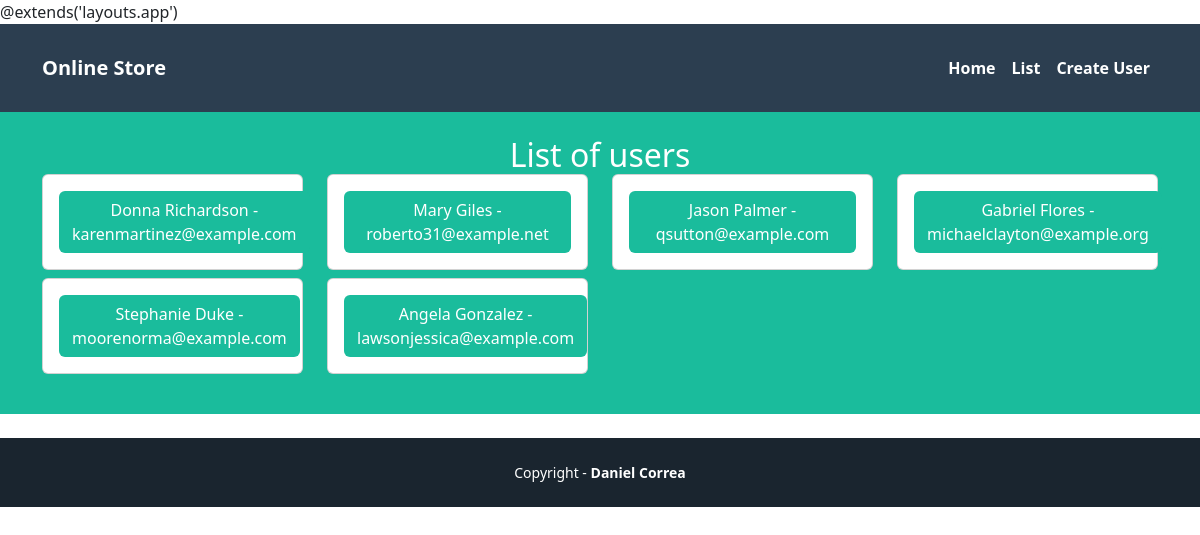
/users/, run on the app's committed database.
### pages/models.py (models this page shows)
class  User(models.Model):
    name = models.CharField(max_length=255)
    address = models.CharField(max_length=255)
    email_address = models.CharField(max_length=255)
    country = models.CharField(max_length=255)

### pages/views.py (the view)
# urls.py: path('users/', UserIndexView.as_view(), name='index'),
class UserIndexView(View):
    template_name = 'users/index.html'
    def get(self, request):
        viewData = {}
        viewData["title"] = "Users - Perfume Online Store"
        viewData["subtitle"] =  "List of users"
        viewData["users"] = User.objects.all( )
        return render(request, self.template_name, viewData)

### pages/templates/users/index.html (shortened to what this page needs)
@extends('layouts.app') {% extends 'pages/base.html' %}  {% block header_title %} {{subtitle}}
<div class="row">
  {% for user in users %}
  <div class="col-md-4 col-lg-3 mb-2">
    <div class="card">
      <div class="card-body text-center">
        <a href="{% url 'show' id=user.id %}" class="btn bg-primary text-white"
          >{{user.name}} - {{user.email_address}}</a
        >
      </div>
    </div>
  </div>
  {% endfor %}
</div>
{% endblock %}

### pages/templates/pages/base.html (shortened to what this page needs)
{% load static %}
<!DOCTYPE html>
<html lang="en">
  <head>
    <link
      href="https://cdn.jsdelivr.net/npm/bootstrap@5.3.0-alpha1/dist/css/bootstrap.min.css"
      rel="stylesheet"
    />
    <link href="{% static 'pages/app.css' %}" rel="stylesheet" />
  </head>
  <body>
    <nav class="navbar navbar-expand-lg navbar-dark bg-secondary py-4">
      <div class="container">
        <a class="navbar-brand" href="#">Online Store</a>
        <div class="collapse navbar-collapse" id="navbarNavAltMarkup">
          <div class="navbar-nav ms-auto">
            <a class="nav-link active" href="{% url 'home' %}">Home</a>
            <a class="nav-link active" href="{% url 'index' %}">List</a>
            <a class="nav-link active" href="{% url 'form' %}">Create User</a>
          </div>
        </div>
      </div>
    </nav>
    <header class="masthead bg-primary text-white text-center py-4">
      <div class="container d-flex align-items-center flex-column">
        <h2>{% block header_title %}{% endblock %}</h2>
      </div>
    </header>
    {% block footer %}
    <div class="copyright py-4 text-center text-white">
      <div class="container">
        <small>
          Copyright -
          <a
            class="text-reset fw-bold text-decoration-none"
            target="_blank"
            href="https://twitter.com/danielgarax"
          >
            Daniel Correa
          </a>
        </small>
      </div>
    </div>
    {% endblock %}
  </body>
</html>

### pages/static/pages/app.css (style rules this page uses)
.bg-secondary { background-color: #2c3e50 !important; }
.copyright { background-color: #1a252f; }
.bg-primary { background-color: #1abc9c !important; }
nav { font-weight: 700; }

### data on the page
User: name "Donna Richardson", email_address "karenmartinez@example.com"
User: name "Mary Giles", email_address "roberto31@example.net"
User: name "Jason Palmer", email_address "qsutton@example.com"
User: name "Gabriel Flores", email_address "michaelclayton@example.org"
User: name "Stephanie Duke", email_address "moorenorma@example.com"
User: name "Angela Gonzalez", email_address "lawsonjessica@example.com"

### other printed values
{{ subtitle }} "List of users"
